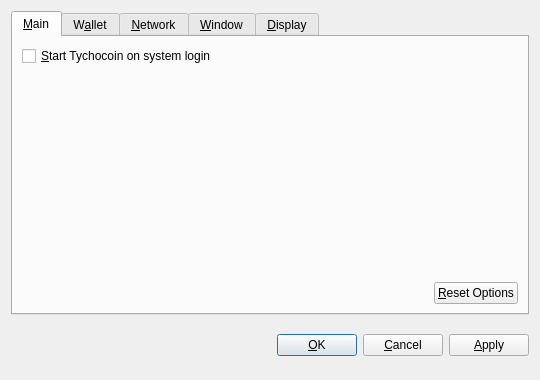
<?xml version="1.0" encoding="UTF-8"?>
<ui version="4.0">
 <class>OptionsDialog</class>
 <widget class="QDialog" name="OptionsDialog">
  <property name="geometry">
   <rect>
    <x>0</x>
    <y>0</y>
    <width>540</width>
    <height>380</height>
   </rect>
  </property>
  <property name="windowTitle">
   <string>Options</string>
  </property>
  <property name="modal">
   <bool>true</bool>
  </property>
  <layout class="QVBoxLayout" name="verticalLayout">
   <item>
    <widget class="QTabWidget" name="tabWidget">
     <property name="tabPosition">
      <enum>QTabWidget::North</enum>
     </property>
     <property name="currentIndex">
      <number>0</number>
     </property>
     <widget class="QWidget" name="tabMain">
      <attribute name="title">
       <string>&amp;Main</string>
      </attribute>
      <layout class="QVBoxLayout" name="verticalLayout_Main">
       <item>
        <widget class="QCheckBox" name="bitcoinAtStartup">
         <property name="toolTip">
          <string>Automatically start Tychocoin after logging in to the system.</string>
         </property>
         <property name="text">
          <string>&amp;Start Tychocoin on system login</string>
         </property>
        </widget>
       </item>
       <item>
        <spacer name="verticalSpacer_Main">
         <property name="orientation">
          <enum>Qt::Vertical</enum>
         </property>
         <property name="sizeHint" stdset="0">
          <size>
           <width>20</width>
           <height>40</height>
          </size>
         </property>
        </spacer>
       </item>
       <item>
        <layout class="QHBoxLayout" name="horizontalLayout_2_Main">
         <item>
          <spacer name="horizontalSpacer_2_Main">
           <property name="orientation">
            <enum>Qt::Horizontal</enum>
           </property>
           <property name="sizeHint" stdset="0">
            <size>
             <width>40</width>
             <height>20</height>
            </size>
           </property>
          </spacer>
         </item>
         <item>
          <widget class="QPushButton" name="resetButton">
           <property name="toolTip">
            <string>Reset all client options to default.</string>
           </property>
           <property name="text">
            <string>&amp;Reset Options</string>
           </property>
           <property name="autoDefault">
            <bool>false</bool>
           </property>
          </widget>
         </item>
        </layout>
       </item>
      </layout>
     </widget>
     <widget class="QWidget" name="tabWallet">
      <attribute name="title">
       <string>W&amp;allet</string>
      </attribute>
      <layout class="QVBoxLayout" name="verticalLayout_Network">
       <item>
        <widget class="QLabel" name="transactionFeeInfoLabel">
         <property name="text">
          <string>Optional transaction fee per kB that helps make sure your transactions are processed quickly. Most transactions are 1 kB.</string>
         </property>
         <property name="textFormat">
          <enum>Qt::PlainText</enum>
         </property>
         <property name="wordWrap">
          <bool>true</bool>
         </property>
        </widget>
       </item>
       <item>
        <layout class="QHBoxLayout" name="horizontalLayout_1_Main">
         <item>
          <widget class="QLabel" name="transactionFeeLabel">
           <property name="text">
            <string>Pay transaction &amp;fee</string>
           </property>
           <property name="textFormat">
            <enum>Qt::PlainText</enum>
           </property>
           <property name="buddy">
            <cstring>transactionFee</cstring>
           </property>
          </widget>
         </item>
         <item>
          <widget class="BitcoinAmountField" name="transactionFee"/>
         </item>
         <item>
          <spacer name="horizontalSpacer_1_Main">
           <property name="orientation">
            <enum>Qt::Horizontal</enum>
           </property>
           <property name="sizeHint" stdset="0">
            <size>
             <width>40</width>
             <height>20</height>
            </size>
           </property>
          </spacer>
         </item>
        </layout>
       </item>
       <item>
        <widget class="QLabel" name="label">
         <property name="text">
          <string>If you disable the spending of unconfirmed change, the change from a transaction cannot be used until that transaction has at least one confirmation. This also affects how your balance is computed.</string>
         </property>
         <property name="wordWrap">
          <bool>true</bool>
         </property>
        </widget>
       </item>
       <item>
        <widget class="QCheckBox" name="spendZeroConfChange">
         <property name="text">
          <string>Spend unconfirmed change  (experts only)</string>
         </property>
        </widget>
       </item>
       <item>
        <spacer name="verticalSpacer">
         <property name="orientation">
          <enum>Qt::Vertical</enum>
         </property>
         <property name="sizeHint" stdset="0">
          <size>
           <width>20</width>
           <height>40</height>
          </size>
         </property>
        </spacer>
       </item>
      </layout>
     </widget>
     <widget class="QWidget" name="tabNetwork">
      <attribute name="title">
       <string>&amp;Network</string>
      </attribute>
      <layout class="QVBoxLayout" name="verticalLayout_Network">
       <item>
        <widget class="QCheckBox" name="mapPortUpnp">
         <property name="toolTip">
          <string>Automatically open the Tychocoin client port on the router. This only works when your router supports UPnP and it is enabled.</string>
         </property>
         <property name="text">
          <string>Map port using &amp;UPnP</string>
         </property>
        </widget>
       </item>
       <item>
        <widget class="QCheckBox" name="connectSocks">
         <property name="toolTip">
          <string>Connect to the Tychocoin network through a SOCKS proxy (e.g. when connecting through Tor).</string>
         </property>
         <property name="text">
          <string>&amp;Connect through SOCKS proxy:</string>
         </property>
        </widget>
       </item>
       <item>
        <layout class="QHBoxLayout" name="horizontalLayout_Network">
         <item>
          <widget class="QLabel" name="proxyIpLabel">
           <property name="text">
            <string>Proxy &amp;IP:</string>
           </property>
           <property name="textFormat">
            <enum>Qt::PlainText</enum>
           </property>
           <property name="buddy">
            <cstring>proxyIp</cstring>
           </property>
          </widget>
         </item>
         <item>
          <widget class="QValidatedLineEdit" name="proxyIp">
           <property name="maximumSize">
            <size>
             <width>140</width>
             <height>16777215</height>
            </size>
           </property>
           <property name="toolTip">
            <string>IP address of the proxy (e.g. 127.0.0.1)</string>
           </property>
          </widget>
         </item>
         <item>
          <widget class="QLabel" name="proxyPortLabel">
           <property name="text">
            <string>&amp;Port:</string>
           </property>
           <property name="textFormat">
            <enum>Qt::PlainText</enum>
           </property>
           <property name="buddy">
            <cstring>proxyPort</cstring>
           </property>
          </widget>
         </item>
         <item>
          <widget class="QLineEdit" name="proxyPort">
           <property name="maximumSize">
            <size>
             <width>55</width>
             <height>16777215</height>
            </size>
           </property>
           <property name="toolTip">
            <string>Port of the proxy (e.g. 9050)</string>
           </property>
          </widget>
         </item>
         <item>
          <widget class="QLabel" name="socksVersionLabel">
           <property name="text">
            <string>SOCKS &amp;Version:</string>
           </property>
           <property name="textFormat">
            <enum>Qt::PlainText</enum>
           </property>
           <property name="buddy">
            <cstring>socksVersion</cstring>
           </property>
          </widget>
         </item>
         <item>
          <widget class="QValueComboBox" name="socksVersion">
           <property name="toolTip">
            <string>SOCKS version of the proxy (e.g. 5)</string>
           </property>
          </widget>
         </item>
         <item>
          <spacer name="horizontalSpacer_Network">
           <property name="orientation">
            <enum>Qt::Horizontal</enum>
           </property>
           <property name="sizeHint" stdset="0">
            <size>
             <width>40</width>
             <height>20</height>
            </size>
           </property>
          </spacer>
         </item>
        </layout>
       </item>
       <item>
        <spacer name="verticalSpacer_Network">
         <property name="orientation">
          <enum>Qt::Vertical</enum>
         </property>
         <property name="sizeHint" stdset="0">
          <size>
           <width>20</width>
           <height>40</height>
          </size>
         </property>
        </spacer>
       </item>
      </layout>
     </widget>
     <widget class="QWidget" name="tabWindow">
      <attribute name="title">
       <string>&amp;Window</string>
      </attribute>
      <layout class="QVBoxLayout" name="verticalLayout_Window">
       <item>
        <widget class="QCheckBox" name="minimizeToTray">
         <property name="toolTip">
          <string>Show only a tray icon after minimizing the window.</string>
         </property>
         <property name="text">
          <string>&amp;Minimize to the tray instead of the taskbar</string>
         </property>
        </widget>
       </item>
       <item>
        <widget class="QCheckBox" name="minimizeOnClose">
         <property name="toolTip">
          <string>Minimize instead of exit the application when the window is closed. When this option is enabled, the application will be closed only after selecting Quit in the menu.</string>
         </property>
         <property name="text">
          <string>M&amp;inimize on close</string>
         </property>
        </widget>
       </item>
       <item>
        <spacer name="verticalSpacer_Window">
         <property name="orientation">
          <enum>Qt::Vertical</enum>
         </property>
         <property name="sizeHint" stdset="0">
          <size>
           <width>20</width>
           <height>40</height>
          </size>
         </property>
        </spacer>
       </item>
      </layout>
     </widget>
     <widget class="QWidget" name="tabDisplay">
      <attribute name="title">
       <string>&amp;Display</string>
      </attribute>
      <layout class="QVBoxLayout" name="verticalLayout_Display">
       <item>
        <layout class="QHBoxLayout" name="horizontalLayout_1_Display">
         <item>
          <widget class="QLabel" name="langLabel">
           <property name="text">
            <string>User Interface &amp;language:</string>
           </property>
           <property name="textFormat">
            <enum>Qt::PlainText</enum>
           </property>
           <property name="buddy">
            <cstring>lang</cstring>
           </property>
          </widget>
         </item>
         <item>
          <widget class="QValueComboBox" name="lang">
           <property name="toolTip">
            <string>The user interface language can be set here. This setting will take effect after restarting Tychocoin.</string>
           </property>
          </widget>
         </item>
        </layout>
       </item>
       <item>
        <layout class="QHBoxLayout" name="horizontalLayout_2_Display">
         <item>
          <widget class="QLabel" name="unitLabel">
           <property name="text">
            <string>&amp;Unit to show amounts in:</string>
           </property>
           <property name="textFormat">
            <enum>Qt::PlainText</enum>
           </property>
           <property name="buddy">
            <cstring>unit</cstring>
           </property>
          </widget>
         </item>
         <item>
          <widget class="QValueComboBox" name="unit">
           <property name="toolTip">
            <string>Choose the default subdivision unit to show in the interface and when sending coins.</string>
           </property>
          </widget>
         </item>
        </layout>
       </item>
       <item>
        <widget class="QCheckBox" name="displayAddresses">
         <property name="toolTip">
          <string>Whether to show Tychocoin addresses in the transaction list or not.</string>
         </property>
         <property name="text">
          <string>&amp;Display addresses in transaction list</string>
         </property>
        </widget>
       </item>
       <item>
        <widget class="QCheckBox" name="coinControlFeatures">
         <property name="toolTip">
          <string>Whether to show coin control features or not.</string>
         </property>
         <property name="text">
          <string>Display coin &amp;control features (experts only!)</string>
         </property>
        </widget>
       </item>
       <item>
        <spacer name="verticalSpacer_Display">
         <property name="orientation">
          <enum>Qt::Vertical</enum>
         </property>
         <property name="sizeHint" stdset="0">
          <size>
           <width>20</width>
           <height>40</height>
          </size>
         </property>
        </spacer>
       </item>
      </layout>
     </widget>
    </widget>
   </item>
   <item>
    <layout class="QHBoxLayout" name="horizontalLayout_Buttons">
     <item>
      <spacer name="horizontalSpacer_1">
       <property name="orientation">
        <enum>Qt::Horizontal</enum>
       </property>
       <property name="sizeHint" stdset="0">
        <size>
         <width>40</width>
         <height>48</height>
        </size>
       </property>
      </spacer>
     </item>
     <item>
      <widget class="QLabel" name="statusLabel">
       <property name="font">
        <font>
         <weight>75</weight>
         <bold>true</bold>
        </font>
       </property>
       <property name="text">
        <string/>
       </property>
       <property name="textFormat">
        <enum>Qt::PlainText</enum>
       </property>
       <property name="wordWrap">
        <bool>true</bool>
       </property>
      </widget>
     </item>
     <item>
      <spacer name="horizontalSpacer_2">
       <property name="orientation">
        <enum>Qt::Horizontal</enum>
       </property>
       <property name="sizeHint" stdset="0">
        <size>
         <width>40</width>
         <height>48</height>
        </size>
       </property>
      </spacer>
     </item>
     <item>
      <widget class="QPushButton" name="okButton">
       <property name="text">
        <string>&amp;OK</string>
       </property>
      </widget>
     </item>
     <item>
      <widget class="QPushButton" name="cancelButton">
       <property name="text">
        <string>&amp;Cancel</string>
       </property>
       <property name="autoDefault">
        <bool>false</bool>
       </property>
      </widget>
     </item>
     <item>
      <widget class="QPushButton" name="applyButton">
       <property name="text">
        <string>&amp;Apply</string>
       </property>
       <property name="autoDefault">
        <bool>false</bool>
       </property>
      </widget>
     </item>
    </layout>
   </item>
  </layout>
 </widget>
 <customwidgets>
  <customwidget>
   <class>BitcoinAmountField</class>
   <extends>QSpinBox</extends>
   <header>bitcoinamountfield.h</header>
  </customwidget>
  <customwidget>
   <class>QValueComboBox</class>
   <extends>QComboBox</extends>
   <header>qvaluecombobox.h</header>
  </customwidget>
  <customwidget>
   <class>QValidatedLineEdit</class>
   <extends>QLineEdit</extends>
   <header>qvalidatedlineedit.h</header>
  </customwidget>
 </customwidgets>
 <resources/>
 <connections/>
</ui>
